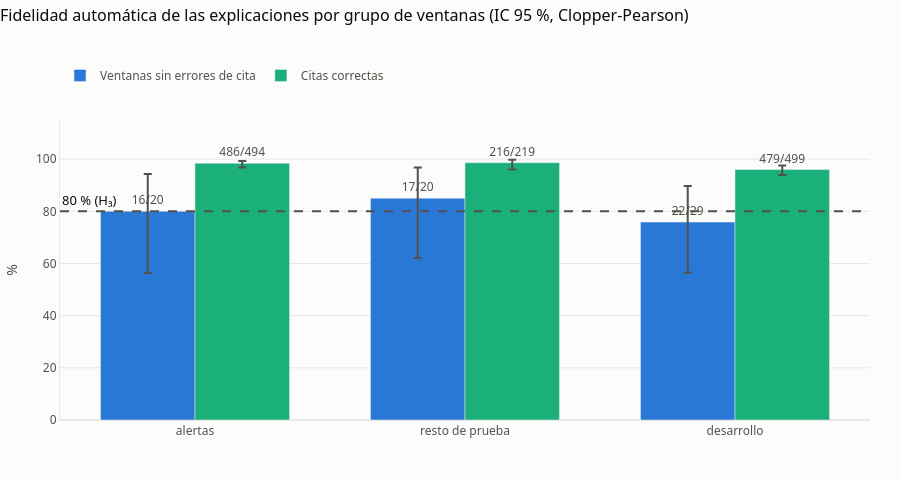

Notebook cell for this chart:
### Markdown cell above
## 6. Gráficas

- **6.1** Fidelidad automática por grupo: ventanas sin errores de cita y citas correctas (IC 95 %). La línea marca el 80 % de H₃.
- **6.2** Citas equivocadas por tipo de error y grupo.
- **6.3** Impacto en vídeo y en audio según tu referencia (prueba y desarrollo).
- **6.4** Origen que da el modelo según tu referencia.

Para pasar una gráfica a la memoria: botón de la cámara → PNG a 3 veces la resolución.

### Code cell
# --- 6.1 Fidelidad automática por grupo ---
fig_fidelidad = go.Figure()
for medida, fila_resumen, color in (("Ventanas sin errores de cita", "Respuestas sin errores al citar la tabla", "#2a78d6"),
                                    ("Citas correctas", "Citas correctas", "#1baf7a")):
    k_n = [tuple(resumenes[g].set_index("medida").loc[fila_resumen, ["k", "n"]]) for g in GRUPOS]
    p = [k / n for k, n in k_n]
    ic = [est.intervalo_clopper_pearson(k, n) for k, n in k_n]
    fig_fidelidad.add_bar(x=GRUPOS, y=[100 * x for x in p], name=medida, marker_color=color,
                          text=[f"{k}/{n}" for k, n in k_n], textposition="outside", cliponaxis=False,
                          error_y=dict(type="data", symmetric=False, array=[100 * (s - x) for x, (i, s) in zip(p, ic)],
                                       arrayminus=[100 * (x - i) for x, (i, s) in zip(p, ic)], color="#52514e"))
fig_fidelidad.add_hline(y=80, line_dash="dash", line_color="#52514e", annotation_text="80 % (H₃)", annotation_position="top left")
est._estilo(fig_fidelidad, "Fidelidad automática de las explicaciones por grupo de ventanas (IC 95 %, Clopper-Pearson)", 480)
fig_fidelidad.update_layout(barmode="group", bargap=0.3)
fig_fidelidad.update_yaxes(range=[0, 115], title_text="%")
fig_fidelidad.show(config=est.CONFIG_PNG)

### Figure 1 — Plotly figure (JSON) as saved in the notebook; plotly's stock layout.template omitted (floating-point values rounded to 4 significant figures)
{"data": [{"cliponaxis": false, "error_y": {"array": [14.27, 11.79, 13.84], "arrayminus": [23.66, 22.89, 19.4], "color": "#52514e", "symmetric": false, "type": "data"}, "marker": {"color": "#2a78d6"}, "name": "Ventanas sin errores de cita", "text": ["16/20", "17/20", "22/29"], "textposition": "outside", "type": "bar", "x": ["alertas", "resto de prueba", "desarrollo"], "y": [80, 85, 75.86]}, {"cliponaxis": false, "error_y": {"array": [0.9178, 1.086, 1.543], "arrayminus": [1.546, 2.581, 2.114], "color": "#52514e", "symmetric": false, "type": "data"}, "marker": {"color": "#1baf7a"}, "name": "Citas correctas", "text": ["486/494", "216/219", "479/499"], "textposition": "outside", "type": "bar", "x": ["alertas", "resto de prueba", "desarrollo"], "y": [98.38, 98.63, 95.99]}], "layout": {"annotations": [{"font": {"color": "#0b0b0b", "size": 13}, "showarrow": false, "text": "80 % (H₃)", "x": 0, "xanchor": "left", "xref": "x domain", "y": 80, "yanchor": "bottom", "yref": "y"}], "bargap": 0.3, "barmode": "group", "font": {"color": "#52514e", "family": "system-ui, -apple-system, Segoe UI, sans-serif", "size": 12}, "height": 480, "hoverlabel": {"bgcolor": "white", "font": {"color": "#0b0b0b"}}, "legend": {"orientation": "h", "title": {"text": ""}, "x": 0, "xanchor": "left", "y": 1.1, "yanchor": "bottom"}, "margin": {"b": 60, "l": 60, "r": 30, "t": 120}, "paper_bgcolor": "#fcfcfb", "plot_bgcolor": "#fcfcfb", "shapes": [{"line": {"color": "#52514e", "dash": "dash"}, "type": "line", "x0": 0, "x1": 1, "xref": "x domain", "y0": 80, "y1": 80, "yref": "y"}], "title": {"font": {"color": "#0b0b0b", "size": 16}, "text": "Fidelidad automática de las explicaciones por grupo de ventanas (IC 95 %, Clopper-Pearson)", "x": 0, "xanchor": "left", "y": 0.98, "yanchor": "top", "yref": "container"}, "xaxis": {"linecolor": "#e8e7e3", "showgrid": false, "tickangle": 0, "ticks": ""}, "yaxis": {"gridcolor": "#e8e7e3", "linecolor": "#e8e7e3", "range": [0, 115], "title": {"text": "%"}, "zeroline": true, "zerolinecolor": "#e8e7e3"}}}
